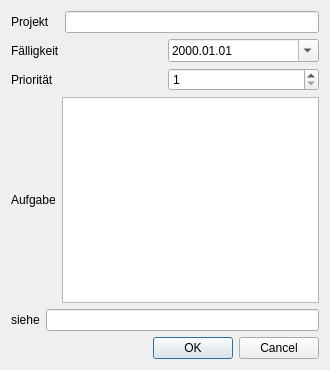
<?xml version="1.0" encoding="UTF-8"?>
<ui version="4.0">
 <class>newItemDialog</class>
 <widget class="QDialog" name="newItemDialog">
  <property name="geometry">
   <rect>
    <x>0</x>
    <y>0</y>
    <width>330</width>
    <height>370</height>
   </rect>
  </property>
  <property name="windowTitle">
   <string>Dialog</string>
  </property>
  <layout class="QVBoxLayout" name="verticalLayout_3">
   <item>
    <layout class="QVBoxLayout" name="verticalLayout_2">
     <item>
      <layout class="QVBoxLayout" name="verticalLayout">
       <item>
        <layout class="QHBoxLayout" name="horizontalLayout">
         <item>
          <widget class="QLabel" name="labelProject">
           <property name="text">
            <string>Projekt   </string>
           </property>
          </widget>
         </item>
         <item>
          <widget class="QLineEdit" name="newProject"/>
         </item>
        </layout>
       </item>
       <item>
        <layout class="QHBoxLayout" name="horizontalLayout_2">
         <item>
          <widget class="QLabel" name="labelDate">
           <property name="text">
            <string>Fälligkeit</string>
           </property>
          </widget>
         </item>
         <item>
          <widget class="QDateEdit" name="newDueDate">
           <property name="displayFormat">
            <string>yyyy.MM.dd</string>
           </property>
           <property name="calendarPopup">
            <bool>true</bool>
           </property>
          </widget>
         </item>
        </layout>
       </item>
       <item>
        <layout class="QHBoxLayout" name="horizontalLayout_3">
         <item>
          <widget class="QLabel" name="labelPriority">
           <property name="text">
            <string>Priorität</string>
           </property>
          </widget>
         </item>
         <item>
          <widget class="QSpinBox" name="newPriority">
           <property name="minimum">
            <number>1</number>
           </property>
           <property name="maximum">
            <number>3</number>
           </property>
          </widget>
         </item>
        </layout>
       </item>
       <item>
        <layout class="QHBoxLayout" name="horizontalLayout_4">
         <item>
          <widget class="QLabel" name="labelTask">
           <property name="text">
            <string>Aufgabe</string>
           </property>
          </widget>
         </item>
         <item>
          <widget class="QTextEdit" name="newTask">
           <property name="maximumSize">
            <size>
             <width>16777215</width>
             <height>16777215</height>
            </size>
           </property>
           <property name="html">
            <string>&lt;!DOCTYPE HTML PUBLIC &quot;-//W3C//DTD HTML 4.0//EN&quot; &quot;http://www.w3.org/TR/REC-html40/strict.dtd&quot;&gt;
&lt;html&gt;&lt;head&gt;&lt;meta name=&quot;qrichtext&quot; content=&quot;1&quot; /&gt;&lt;style type=&quot;text/css&quot;&gt;
p, li { white-space: pre-wrap; }
&lt;/style&gt;&lt;/head&gt;&lt;body style=&quot; font-family:'Ubuntu'; font-size:11pt; font-weight:400; font-style:normal;&quot;&gt;
&lt;p style=&quot;-qt-paragraph-type:empty; margin-top:0px; margin-bottom:0px; margin-left:0px; margin-right:0px; -qt-block-indent:0; text-indent:0px;&quot;&gt;&lt;br /&gt;&lt;/p&gt;&lt;/body&gt;&lt;/html&gt;</string>
           </property>
          </widget>
         </item>
        </layout>
       </item>
       <item>
        <layout class="QHBoxLayout" name="horizontalLayout_5">
         <item>
          <widget class="QLabel" name="labelTaskInfo">
           <property name="text">
            <string>siehe</string>
           </property>
          </widget>
         </item>
         <item>
          <widget class="QLineEdit" name="newTaskInfo"/>
         </item>
        </layout>
       </item>
      </layout>
     </item>
     <item>
      <widget class="QDialogButtonBox" name="newItemButtonBox">
       <property name="orientation">
        <enum>Qt::Horizontal</enum>
       </property>
       <property name="standardButtons">
        <set>QDialogButtonBox::Cancel|QDialogButtonBox::Ok</set>
       </property>
      </widget>
     </item>
    </layout>
   </item>
  </layout>
 </widget>
 <resources/>
 <connections/>
</ui>
